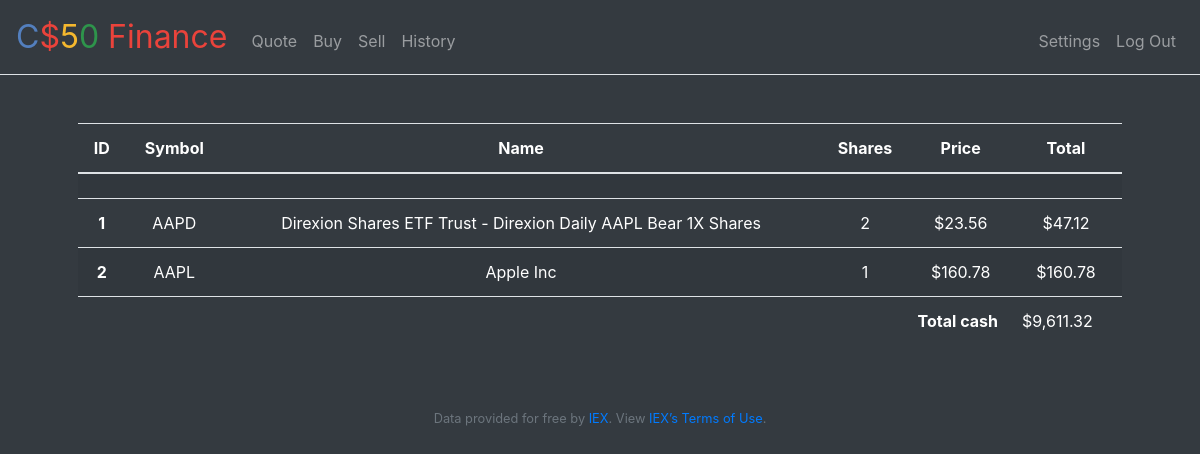
The page / (signed in) on the database its author committed.
### tables this page shows
CREATE TABLE 'MarketShares' (id INTEGER, symbol TEXT NOT NULL, shares NUMERIC NOT NULL, price CASH NOT NULL, 'idUser'  INTEGER NOT NULL  , 'companyName' TEXT, PRIMARY KEY(id));

CREATE TABLE 'users' (id INTEGER, username TEXT NOT NULL, hash TEXT NOT NULL, cash NUMERIC NOT NULL DEFAULT 10000.00, 'twofa'  VARCHAR(255) null , PRIMARY KEY(id));

### app.py (the view)
@app.route("/")
@login_required
def index():
    rows = db.execute(SQLQuery.getSQLConsultMarketShares(), session["user_id"])
    marketSharesList = [{}]
    for marketShares in rows:
        stock = {}
        stock["ID"] = marketShares["id"]
        stock["SYMBOL"] = marketShares["symbol"]
        stock["COMPANY_NAME"] = marketShares["companyName"]
        shares = marketShares["shares"]
        stock["SHARES"] = shares
        price = marketShares["price"]
        stock["PRICE"] = usd(price)
        stock["TOTAL"] = usd(price * shares)
        marketSharesList.append(stock)
    return render_template("portfolio.html", marketSharesList=marketSharesList, cash=getUserCash())

### SQL.py (called while the page is built)
def getSQLUserCash():
    return ("SELECT CASH " +
            "  FROM USERS " +
            " WHERE USERS.ID = ?")

def getSQLConsultMarketShares():
    return ("SELECT * " +
            "  FROM MARKETSHARES " +
            " WHERE MARKETSHARES.IDUSER = ?")

### app.py (called while the page is built)
@app.after_request
def after_request(response):
    response.headers["Cache-Control"] = "no-cache, no-store, must-revalidate"
    response.headers["Expires"] = 0
    response.headers["Pragma"] = "no-cache"
    return response

def getUserCash():
    userCash = db.execute(SQLQuery.getSQLUserCash(), session["user_id"])
    return float(userCash[0]["cash"])

### helpers.py (called while the page is built)
def login_required(f):
    @wraps(f)
    def decorated_function(*args, **kwargs):
        if session.get("user_id") is None:
            return redirect("/login")
        return f(*args, **kwargs)
    return decorated_function

def usd(value):
    return f"${value:,.2f}"

### templates/portfolio.html
{% extends "layout.html" %} {% block title %} My stock market shares {% endblock %} {% block main %}
<table class="table table-striped">
  <thead>
    <tr>
      <th scope="col">ID</th>
      <th scope="col">Symbol</th>
      <th scope="col">Name</th>
      <th scope="col">Shares</th>
      <th scope="col">Price</th>
      <th scope="col">Total</th>
    </tr>
  </thead>
  <tbody>
    {% for marketShares in marketSharesList %}
    <tr>
      <th scope="row">{{ marketShares["ID"] }}</th>
      <td>{{ marketShares["SYMBOL"] }}</td>
      <td>{{ marketShares["COMPANY_NAME"] }}</td>
      <td>{{ marketShares["SHARES"] }}</td>
      <td>{{ marketShares["PRICE"] }}</td>
      <td>{{ marketShares["TOTAL"] }}</td>
    </tr>
    {% endfor %}
  </tbody>
  <tfoot class="table-total">
    <th colspan="5" scope="row">Total cash</th>
    <td colspan="6">{{ cash | usd }}</td>
  </tfoot>
</table>
{% endblock %}

### templates/layout.html (shortened to what this page needs)
<!DOCTYPE html>
<html lang="en">
  <head>
    <link
      rel="stylesheet"
      href="https://cdn.jsdelivr.net/npm/bootstrap@4.5.3/dist/css/bootstrap.min.css"
    />
    <link href="/static/styles.css" rel="stylesheet" />
  </head>
  <body class="bg-dark">
    <nav class="navbar navbar-expand-md navbar-dark border-bottom">
      <a class="navbar-brand" href="/"
        ><span class="blue">C</span><span class="red">$</span><span class="yellow">5</span><span class="green">0</span>
        <span class="red">Finance</span></a
      >
      <div class="collapse navbar-collapse" id="navbar">
        {% if session.user_id %}
        <ul class="navbar-nav mr-auto mt-2">
          <li class="nav-item"><a class="nav-link" href="/quote">Quote</a></li>
          <li class="nav-item"><a class="nav-link" href="/buy">Buy</a></li>
          <li class="nav-item"><a class="nav-link" href="/sell">Sell</a></li>
          <li class="nav-item"><a class="nav-link" href="/history">History</a></li>
        </ul>
        <ul class="navbar-nav ml-auto mt-2">
          <li class="nav-item"><a class="nav-link" href="/settings">Settings</a></li>
          <li class="nav-item"><a class="nav-link" href="/logout">Log Out</a></li>
        </ul>
        {% else %}
        <ul class="navbar-nav ml-auto mt-2">
          <li class="nav-item"><a class="nav-link" href="/register">Register</a></li>
          <li class="nav-item"><a class="nav-link" href="/login">Log In</a></li>
        </ul>
        {% endif %}
      </div>
    </nav>
    <main class="container p-5">{% block main %}{% endblock %}</main>
    <footer class="small text-center text-muted">
      Data provided for free by <a href="https://iextrading.com/developer">IEX</a>. View
      <a href="https://iextrading.com/api-exhibit-a/">IEX’s Terms of Use</a>.
    </footer>
  </body>
</html>

### static/styles.css (style rules this page uses)
* { color: white; }
nav .navbar-brand { font-size: xx-large; }
nav .navbar-brand .blue { color: #537fbe; }
nav .navbar-brand .red { color: #ea433b; }
nav .navbar-brand .yellow { color: #f5b82e; }
nav .navbar-brand .green { color: #2e944b; }
main { overflow-x: auto; text-align: center; }
.table-total td { text-align: left; }
.table-total th { text-align: right; }

### rows shown on the page
MarketShares: ID "1", SYMBOL "AAPD", COMPANY_NAME "Direxion Shares ETF Trust - Direxion Daily AAPL Bear 1X Shares", SHARES "2", PRICE "$23.56", TOTAL "$47.12"
MarketShares: ID "2", SYMBOL "AAPL", COMPANY_NAME "Apple Inc", SHARES "1", PRICE "$160.78", TOTAL "$160.78"
users: cash "$9,611.32"
